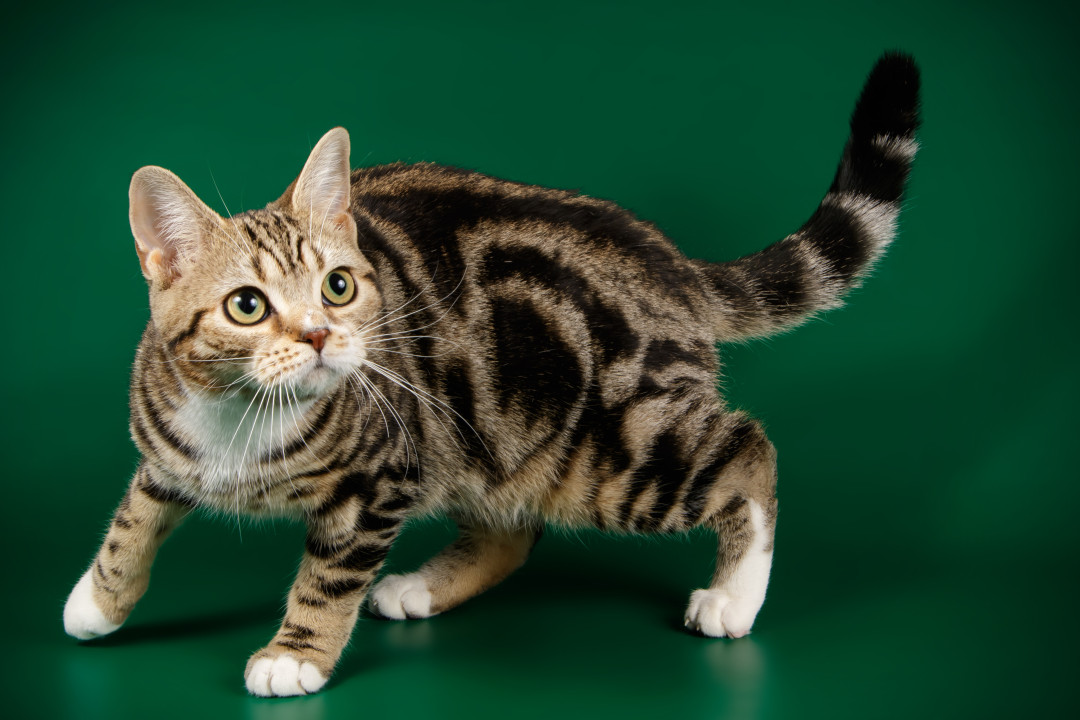
#> input picture s_week5_computer_vision/cat.jpg, 1080 x 720 px
$ jupyter execute --allow-errors student.ipynb   (older library calls are emulated)
#> lines starting #> are read from the running program, lines starting #| are printed output that depends on the picture; after the words box and inside, x2 and y2 are one past the last pixel; in counts of white or black regions, pixels touching at a corner belong together
# **Spring Week 5: Computer Vision**

We will be training our own AlexNet model today.

# 1. AlexNet

[cell 1]
import tensorflow as tf # we will use tensorflow to build and train NNs
from tensorflow.keras.models import Sequential
from tensorflow.keras.layers import Conv2D, MaxPooling2D, Flatten, Dense, Activation, Dropout, BatchNormalization
from tensorflow.keras.datasets import cifar10
from tensorflow.keras.utils import to_categorical
import matplotlib.pyplot as plt # to visualize

## 1.1 Let's get our data!

CIFAR-10 contains 60,000 32×32 RGB images across 10 classes. For tensorflow, the pixel values in the dataset need to be normalized to being between 0 and 1. Additionally, we need to one-hot encoded our labels for softmax classification.

[cell 2]
# In case of the SSL Certification Error, run this!
# import ssl
# ssl._create_default_https_context = ssl._create_unverified_context

#> (a cell that did not finish here is left out)

## 1.2 Defining the AlexNet Model (Adjusted for CIFAR-10)

When training a model, we must ensure that our model's layers fit for our data size. What are the dimensions of our data?

#> (a cell that did not finish here is left out)

### 1.2.1 Let's define our model!

- Our model must handle 32 by 32 images with 10 output classes.
- We use reduced FC layers to prevents overfitting on our small dataset.
- As per AlexNet, our model uses ReLU, Dropout, BatchNorm and softmax in the final layer.

#> (a cell that did not finish here is left out)

Now, by ourselves, let's modify the architecture. The architecture above is just one way to adapt AlexNet for CIFAR-10. Try modifying it and see what happens:

- Add an extra `Conv2D` layer, or change the number of filters (e.g. 96 to 64 or 128)
- Add a `Dropout` layer between the conv blocks (not just the FC layers)
- Try a different `kernel_size`, like (5,5) instead of (3,3)

Rebuild the model as `model2` below, then swap it in for the `.compile()`/`.fit()` cells further down and compare accuracy.

#> (a cell that did not finish here is left out)

## 1.3 Compiling the Model

We use the adam optimizer and categorical_crossentropy for multi-class classification.

#> (a cell that did not finish here is left out)

## 1.4 Training the Model

Since we have a smaller dataset, we should typically train for a higher number of epochs, but that will take too long so we will stick with 10 epochs with a 20% validation split.

#> (a cell that did not finish here is left out)

Now, lets try changing some hyperparameters! Hyperparameters matter as much as architecture. Try changing:

- `epochs` (more epochs = more training time, but risk of overfitting)
- `batch_size` (smaller batches = noisier but sometimes better generalization)
- `validation_split`

Re-run training with your changes and compare the accuracy curves in the next section.

[cell 9]
# [6 lines of commented-out code are left out]

## 1.5 Evaluating the Model

Let's see how the model does on our earlier held-off test set.

#> (a cell that did not finish here is left out)

## 1.6 Plotting Training & Validation Accuracy

As time goes on, we can see the model improve in its performance through Tensorflow's history.

#> (a cell that did not finish here is left out)

Let's use the trained model to make an actual prediction. Pick a random image from the test set, run it through the model, and compare the predicted label to the true label.

CIFAR-10 classes: `airplane, automobile, bird, cat, deer, dog, frog, horse, ship, truck`

#> (a cell that did not finish here is left out)

# 2. iSpy: Model-free Object Detection

In this section we'll use classical OpenCV techniques — no trained model required — to find and extract our cat from an image, tying together everything from the Image Processing & Analysis slides.

[cell 13]
import cv2
import numpy as np
import matplotlib.pyplot as plt

## 2.1 Load & Display Image

OpenCV loads images in **BGR** order (not RGB!), so we convert before displaying with matplotlib.

[cell 14]
img = cv2.imread('cat.jpg')
#> img is the input picture: shape (720, 1080, 3); mean B, G, R 50.1, 73.4, 35.8
rgb_img = cv2.cvtColor(img, cv2.COLOR_BGR2RGB)

plt.figure(figsize=(6, 6))
plt.imshow(rgb_img)
plt.title('Original')
plt.axis('off')
plt.show()

## 2.2 Image Resizing

Recall the interpolation methods from the slides:
- **INTER_AREA** — best for downscaling
- **INTER_LINEAR** — balances speed and quality
- **INTER_CUBIC** — best for upscaling
- **INTER_NEAREST** — fastest, lowest quality

[cell 15]
h, w = img.shape[:2]

resized_small = cv2.resize(img, None, fx=0.1, fy=0.1, interpolation=cv2.INTER_AREA)
resized_up = cv2.resize(img, None, fx=1.5, fy=1.5, interpolation=cv2.INTER_CUBIC)
resized_custom = cv2.resize(img, (780, 540), interpolation=cv2.INTER_LINEAR)
resized_nearest = cv2.resize(img, None, fx=0.1, fy=0.1, interpolation=cv2.INTER_NEAREST)

fig, axes = plt.subplots(2, 2, figsize=(10, 8))
images = [img, resized_small, resized_up, resized_custom]
titles = [
    'Original',
    f'10% (INTER_AREA) - {resized_small.shape[1]}x{resized_small.shape[0]}',
    f'150% (INTER_CUBIC) - {resized_up.shape[1]}x{resized_up.shape[0]}',
    '780x540 (INTER_LINEAR)'
]
for ax, im, title in zip(axes.flat, images, titles):
    ax.imshow(cv2.cvtColor(im, cv2.COLOR_BGR2RGB))
    ax.set_title(title)
    ax.axis('off')
#> this loop made 4 passes
#> title on passes 1 to 4: 'Original', '10% (INTER_AREA) - 108x72', '150% (INTER_CUBIC) - 1620x1080', '780x540 (INTER_LINEAR)'
plt.tight_layout()
plt.show()
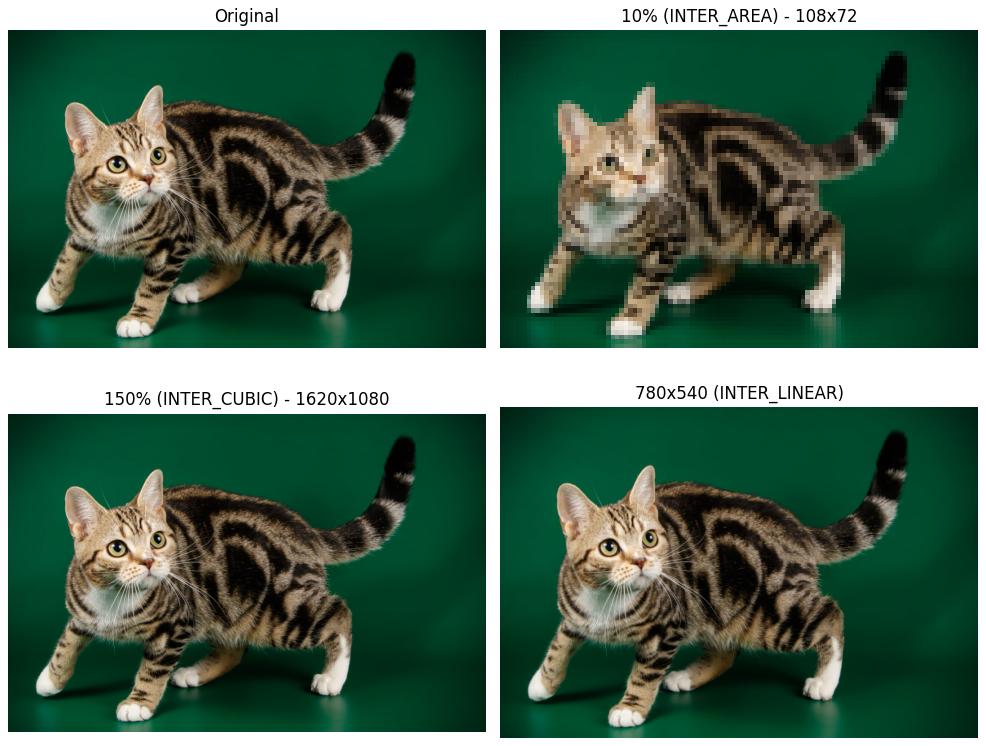
#> figure drawn by matplotlib, 4 panels

By yourself,
- Resize the image to a tiny size (e.g. 20x20) and compare `INTER_NEAREST` vs `INTER_CUBIC` — which looks blockier?
- Try upscaling with `INTER_NEAREST` instead of `INTER_CUBIC` and compare the quality

#> (a cell that did not finish here is left out)

## 2.3 Rotation, Translation, and Affine Transformations

These are the transformations used for **data augmentation** before training — they help a model generalize to objects in different orientations and positions.

[cell 17]
h, w = img.shape[:2]
center = (w // 2, h // 2)

# Rotation: rotate 30 degrees about the center, no scaling
rot_matrix = cv2.getRotationMatrix2D(center, 30, 1.0)
#> rot_matrix = [[0.866, 0.5, -107.7], [-0.5, 0.866, 318.2]]
rotated = cv2.warpAffine(img, rot_matrix, (w, h))

# Translation: shift 100px right, 50px down
trans_matrix = np.float32([[1, 0, 100], [0, 1, 50]])
translated = cv2.warpAffine(img, trans_matrix, (w, h))
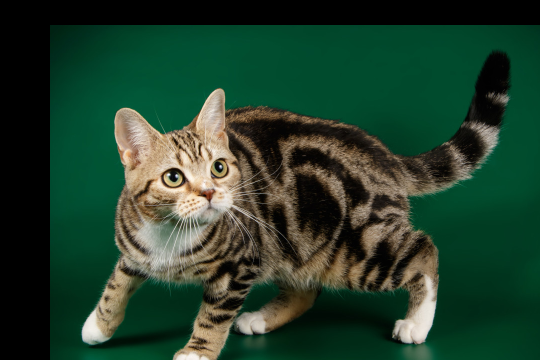
#> translated: shape (720, 1080, 3) (shown at 1/2 size); mean B, G, R 44, 63.3, 35.1

# Affine: rotation + translation + shearing, defined by 3 point correspondences
pts1 = np.float32([[50, 50], [w - 50, 50], [50, h - 50]])
pts2 = np.float32([[10, 100], [w - 50, 50], [100, h - 50]])
affine_matrix = cv2.getAffineTransform(pts1, pts2)
#> affine_matrix = [[1.04, 0.145, -49.3], [-0.051, 0.919, 56.58]]
affine = cv2.warpAffine(img, affine_matrix, (w, h))
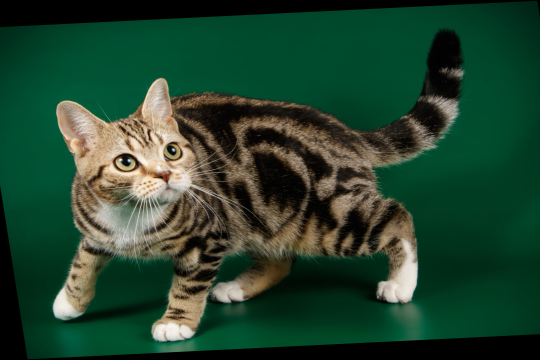
#> affine: shape (720, 1080, 3) (shown at 1/2 size); mean B, G, R 46.8, 68.2, 34.5

fig, axes = plt.subplots(2, 2, figsize=(10, 8))
images = [img, rotated, affine, translated]
titles = ['Original', 'Rotation', 'Affine Transformation', 'Translation']
for ax, im, title in zip(axes.flat, images, titles):
    ax.imshow(cv2.cvtColor(im, cv2.COLOR_BGR2RGB))
    ax.set_title(title)
    ax.axis('off')
#> this loop made 4 passes
plt.tight_layout()
plt.show()

By yourself,
- Rotate the image by your own angle (try a negative number too!)
- Translate the image so the cat moves toward a corner instead of the center
- Bonus: chain a rotation and a translation together on the same image

#> (a cell that did not finish here is left out)

## 2.4 Edge Detection

**Sobel edge detection** is a convolution operation — the same core math as a CNN's convolutional layer, except the filter is hand-designed instead of learned. It highlights regions of high spatial frequency (rapid intensity change), which correspond to edges.

[cell 19]
img_gs = cv2.cvtColor(img, cv2.COLOR_BGR2GRAY)

sobel_x = cv2.Sobel(img_gs, cv2.CV_64F, 1, 0, ksize=3)  # horizontal edges
sobel_y = cv2.Sobel(img_gs, cv2.CV_64F, 0, 1, ksize=3)  # vertical edges
sobel_combined = cv2.magnitude(sobel_x, sobel_y)

plt.figure(figsize=(8, 8))
plt.imshow(sobel_combined, cmap='gray')
plt.title('Sobel Edge Detection')
plt.axis('off')
plt.show()

OpenCV also has a `cv2.Canny()` edge detector, which is generally cleaner than Sobel. Look up its signature and try it:

```python
cv2.Canny(image, threshold1, threshold2)
```

Try a few different threshold values and see how the number of detected edges changes.

#> (a cell that did not finish here is left out)

## 2.5 Blurring

Blurring smooths out sharp edges — useful for denoising or as a preprocessing step. Sharpening does the reverse.

[cell 21]
gaussian_5 = cv2.GaussianBlur(img, (5, 5), 0)
gaussian_21 = cv2.GaussianBlur(img, (21, 21), 0)
median_9 = cv2.medianBlur(img, 9)
bilateral = cv2.bilateralFilter(img, d=9, sigmaColor=75, sigmaSpace=75)

# Sharpening via unsharp mask: original + (original - blurred)
blur_for_sharpen = cv2.GaussianBlur(img, (0, 0), 3)
sharpened = cv2.addWeighted(img, 1.5, blur_for_sharpen, -0.5, 0)

fig, axes = plt.subplots(2, 3, figsize=(15, 8))
images = [img, gaussian_5, gaussian_21, median_9, bilateral, sharpened]
titles = ['Original', 'Gaussian Blur (k=5)', 'Gaussian Blur (k=21)',
          'Median Blur (k=9)', 'Bilateral (d=9, sigma=75)', 'Sharpening (unsharp mask)']
for ax, im, title in zip(axes.flat, images, titles):
    ax.imshow(cv2.cvtColor(im, cv2.COLOR_BGR2RGB))
    ax.set_title(title)
    ax.axis('off')
#> this loop made 6 passes
#> title on passes 1 to 6: 'Original', 'Gaussian Blur (k=5)', 'Gaussian Blur (k=21)', 'Median Blur (k=9)', 'Bilateral (d=9, sigma=75)', 'Sharpening (unsharp mask)'
plt.tight_layout()
plt.show()

By yourself,

- Try a Gaussian blur with a much larger kernel (e.g. k=51) — at what point does the cat become unrecognizable?
- Try increasing the `sigmaColor`/`sigmaSpace` of the bilateral filter — does it start to lose the edge-preserving property?

#> (a cell that did not finish here is left out)

## 2.6 Thresholding

Thresholding converts a grayscale image into a binary image based on pixel intensity.

[cell 23]
otsu_val, otsu_thresh = cv2.threshold(img_gs, 0, 255, cv2.THRESH_BINARY + cv2.THRESH_OTSU)
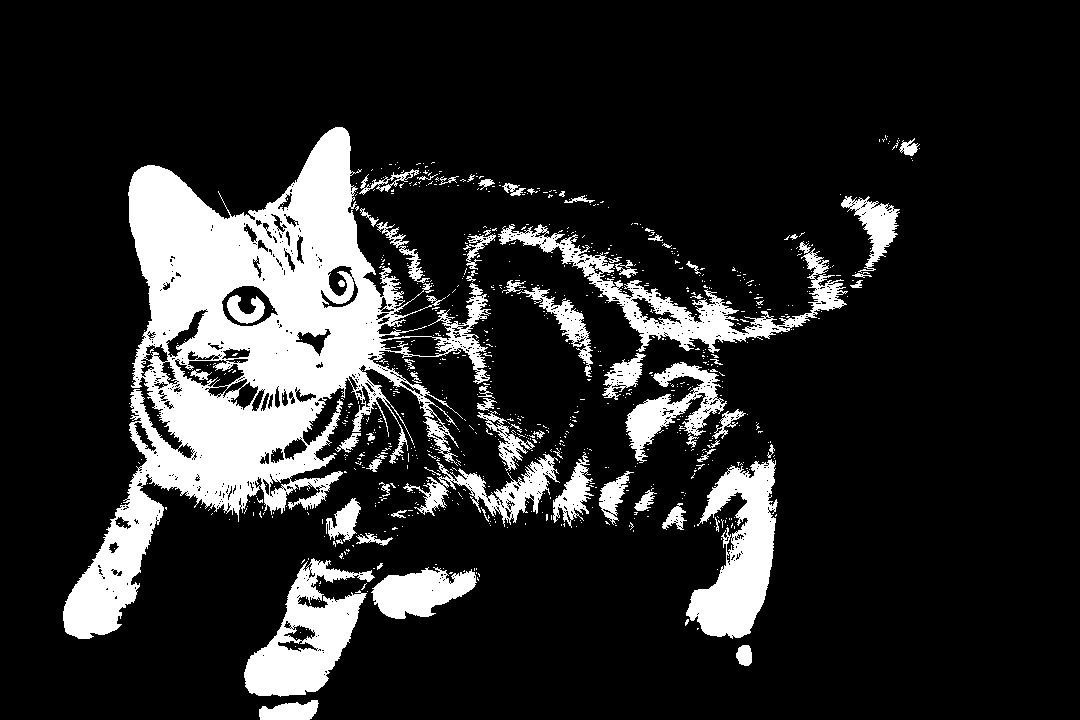
#> otsu_thresh: shape (720, 1080); 15.8% white; 848 white regions (776 under 20 px), largest, box (x1, y1, x2, y2) and area: (63, 127, 491, 639) 70665, (686, 459, 778, 639) 8811, (244, 558, 375, 697) 8246
#> otsu_val = 96
adapt_mean = cv2.adaptiveThreshold(img_gs, 255, cv2.ADAPTIVE_THRESH_MEAN_C, cv2.THRESH_BINARY, 11, 2)
#> adapt_mean: shape (720, 1080); 81.7% white; 2177 black regions (1945 under 20 px), largest, box (x1, y1, x2, y2) and area: (213, 48, 914, 573) 63819, (56, 160, 235, 647) 10782, (563, 384, 772, 547) 6405
adapt_gauss = cv2.adaptiveThreshold(img_gs, 255, cv2.ADAPTIVE_THRESH_GAUSSIAN_C, cv2.THRESH_BINARY, 11, 2)
#> adapt_gauss: shape (720, 1080); 83.1% white; black in thin lines or dots, all inside (x1, y1, x2, y2) = (56, 40, 928, 707)

plt.subplot(2, 2, 1)
plt.title('Original (Grayscale)')
plt.imshow(img_gs, cmap='gray')
plt.axis('off')

plt.subplot(2, 2, 2)
plt.title(f"Otsu's Binarization (threshold={int(otsu_val)})")
plt.imshow(otsu_thresh, cmap='gray')
plt.axis('off')

plt.subplot(2, 2, 3)
plt.title('Adaptive Mean (block=11, C=2)')
plt.imshow(adapt_mean, cmap='gray')
plt.axis('off')

plt.subplot(2, 2, 4)
plt.title('Adaptive Gaussian (block=11, C=2)')
plt.imshow(adapt_gauss, cmap='gray')
plt.axis('off')

plt.tight_layout()
plt.show()

Adaptive thresholding has two key parameters: block size (must be odd) and `C` (a constant subtracted from the mean). Try a few combinations:

- What happens with a very small block size (e.g. 3)?
- What happens with a very large one (e.g. 51)?

#> (a cell that did not finish here is left out)

## 2.7 Morphological Transformations

Since our cat is on a solid green background, we can isolate it with simple color thresholding in HSV space. That raw mask is noisy though — dark stripes in the fur get picked up as "holes." This is exactly what morphological operations are for.

- **Erosion** — shrinks the white region (removes small noise)
- **Dilation** — grows the white region (fills small gaps)
- **Opening** — erosion → dilation, removes small foreground noise
- **Closing** — dilation → erosion, fills small holes

[cell 25]
hsv = cv2.cvtColor(img, cv2.COLOR_BGR2HSV)
#> hsv: shape (720, 1080, 3); mean H, S, V 58.6, 197.4, 77.6

# The green screen falls in this hue/saturation/value range
lower_green = np.array([35, 40, 40])
upper_green = np.array([85, 255, 255])
green_mask = cv2.inRange(hsv, lower_green, upper_green)     # white = background
#> green_mask: shape (720, 1080); 63.1% white; 113 black regions (105 under 20 px), largest, box (x1, y1, x2, y2) and area: (62, 51, 921, 698) 276644, (78, 599, 285, 647) 4008, (1049, 552, 1080, 720) 2965
foreground_mask = cv2.bitwise_not(green_mask)                # white = cat

kernel = np.ones((5, 5), np.uint8)
erosion = cv2.erode(foreground_mask, kernel, iterations=1)
#> erosion: shape (720, 1080); 34.4% white; 16 white regions (9 under 20 px), largest, box (x1, y1, x2, y2) and area: (65, 54, 918, 695) 259695, (85, 602, 278, 645) 2969, (1051, 554, 1080, 720) 2363
dilation = cv2.dilate(foreground_mask, kernel, iterations=1)
#> dilation: shape (720, 1080); 39.2% white; 7 white regions, largest, box (x1, y1, x2, y2) and area: (60, 49, 923, 700) 298047, (1047, 550, 1080, 720) 3532, (1032, 0, 1080, 61) 1509
opening = cv2.morphologyEx(foreground_mask, cv2.MORPH_OPEN, kernel)
#> opening: shape (720, 1080); 36.5% white; 11 white regions, largest, box (x1, y1, x2, y2) and area: (63, 52, 920, 697) 273762, (83, 600, 280, 647) 3941, (1049, 552, 1080, 720) 2909
closing = cv2.morphologyEx(foreground_mask, cv2.MORPH_CLOSE, kernel)
#> closing: shape (720, 1080); 37.5% white; 19 white regions (13 under 20 px), largest, box (x1, y1, x2, y2) and area: (62, 51, 921, 698) 285428, (1049, 552, 1080, 720) 3002, (1034, 0, 1080, 59) 1295, (0, 0, 46, 48) 1143, (0, 541, 11, 587) 309, (692, 533, 699, 544) 36

fig, axes = plt.subplots(2, 3, figsize=(15, 8))
images = [foreground_mask, erosion, dilation, opening, closing]
titles = ['Raw Foreground Mask (note the holes!)', 'Erosion', 'Dilation', 'Opening', 'Closing']
for ax, im, title in zip(axes.flat, images, titles):
    ax.imshow(im, cmap='gray')
    ax.set_title(title)
    ax.axis('off')
#> this loop made 5 passes
fig.delaxes(axes.flat[-1])
plt.tight_layout()
plt.show()

Notice closing helps fill holes, but a single pass with a small kernel isn't quite enough to clean up every gap. Let's chain a bigger closing with a smaller opening to get a clean mask we can actually use.

[cell 26]
kernel_close = np.ones((15, 15), np.uint8)
kernel_open = np.ones((5, 5), np.uint8)

cleaned_mask = cv2.morphologyEx(foreground_mask, cv2.MORPH_CLOSE, kernel_close)
#> cleaned_mask: shape (720, 1080); 38.2% white; 5 white regions, box (x1, y1, x2, y2) and area: (62, 51, 921, 698) 291047, (1049, 552, 1080, 720) 3094, (1034, 0, 1080, 59) 1295, (0, 0, 46, 48) 1185, (0, 541, 11, 587) 314
cleaned_mask = cv2.morphologyEx(cleaned_mask, cv2.MORPH_OPEN, kernel_open)
#> cleaned_mask: shape (720, 1080); 38.2% white; 5 white regions

fig, axes = plt.subplots(1, 2, figsize=(12, 6))
axes[0].imshow(foreground_mask, cmap='gray')
axes[0].set_title('Raw Mask')
axes[0].axis('off')
axes[1].imshow(cleaned_mask, cmap='gray')
axes[1].set_title('Cleaned Mask (close then open)')
axes[1].axis('off')
plt.tight_layout()
plt.show()

Our `cleaned_mask` still has a few small speckles. Can you get rid of them completely?

- Try different kernel sizes for the closing/opening steps
- Try increasing `iterations` on `cv2.morphologyEx`
- Careful: too aggressive and you'll start eating into the cat's silhouette (ears, tail) — there's a tradeoff!

#> (a cell that did not finish here is left out)

## 2.8 Masking & Contour Detection — Model-Free Object Detection!

Now let's put it all together: use the cleaned mask to find contours, extract the foreground, and even draw a bounding box — all **without training a single model**. This is exactly what "iSpy" is about.

[cell 28]
contours, _ = cv2.findContours(cleaned_mask, cv2.RETR_EXTERNAL, cv2.CHAIN_APPROX_SIMPLE)
#> contours = 5 contours; box (x1, y1, x2, y2) and area: (63, 51, 921, 698) 305802, (1049, 552, 1080, 720) 2895, (1035, 0, 1080, 56) 1200, (0, 0, 44, 48) 1098, (0, 542, 11, 585) 262

img_with_contours = img.copy()
cv2.drawContours(img_with_contours, contours, -1, (0, 0, 255), 3)
#> img_with_contours: shape (720, 1080, 3); 2.37% of pixels changed, all inside (x1, y1, x2, y2) = (0, 0, 1080, 720)

foreground_extracted = cv2.bitwise_and(img, img, mask=cleaned_mask)

fig, axes = plt.subplots(1, 4, figsize=(18, 5))
axes[0].imshow(cv2.cvtColor(img_with_contours, cv2.COLOR_BGR2RGB))
axes[0].set_title('Original with Contours')
axes[1].imshow(green_mask, cmap='gray')
axes[1].set_title('Green Background Mask')
axes[2].imshow(cleaned_mask, cmap='gray')
axes[2].set_title('Foreground Mask')
axes[3].imshow(cv2.cvtColor(foreground_extracted, cv2.COLOR_BGR2RGB))
axes[3].set_title('Extracted Foreground')
for ax in axes:
    ax.axis('off')
plt.tight_layout()
plt.show()
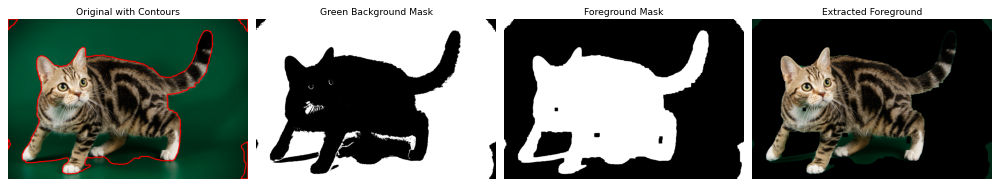
#> figure drawn by matplotlib, 4 panels

[cell 29]
# Bonus: since we have a contour, we can draw a bounding box --
# classic object detection, no trained model needed!
largest_contour = max(contours, key=cv2.contourArea)
#> largest_contour = contour of 1108 points, box (x1, y1, x2, y2) (63, 51, 921, 698), area 305802
x, y, box_w, box_h = cv2.boundingRect(largest_contour)
#> x = 63; y = 51; box_w = 858; box_h = 647

img_bbox = img.copy()
cv2.rectangle(img_bbox, (x, y), (x + box_w, y + box_h), (0, 255, 0), 4)
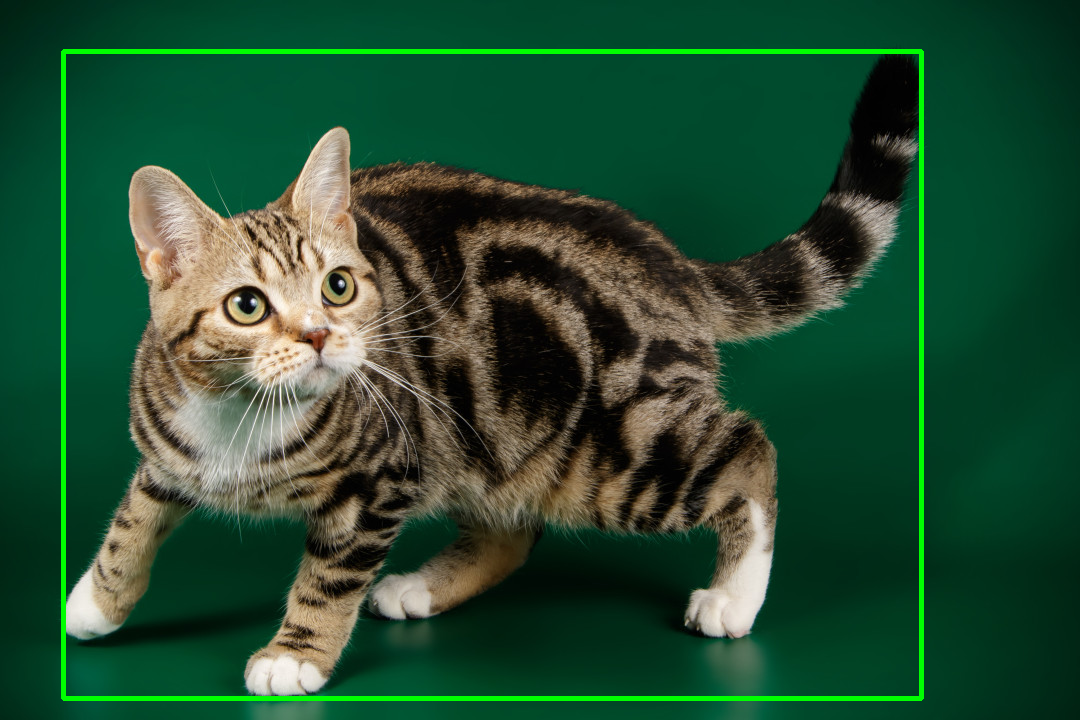
#> img_bbox: shape (720, 1080, 3); 1.93% of pixels changed, all inside (x1, y1, x2, y2) = (61, 49, 924, 701)

plt.figure(figsize=(8, 8))
plt.imshow(cv2.cvtColor(img_bbox, cv2.COLOR_BGR2RGB))
plt.title('iSpy... a cat!')
plt.axis('off')
plt.show()
